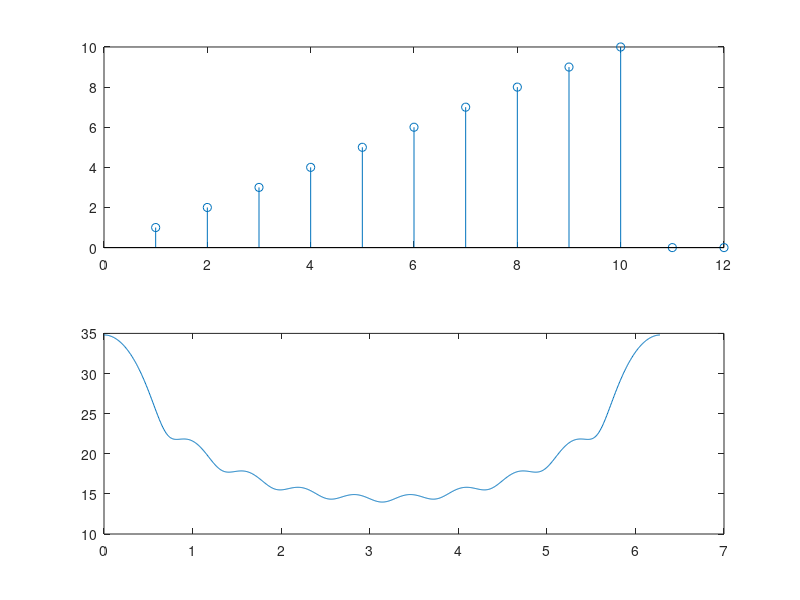
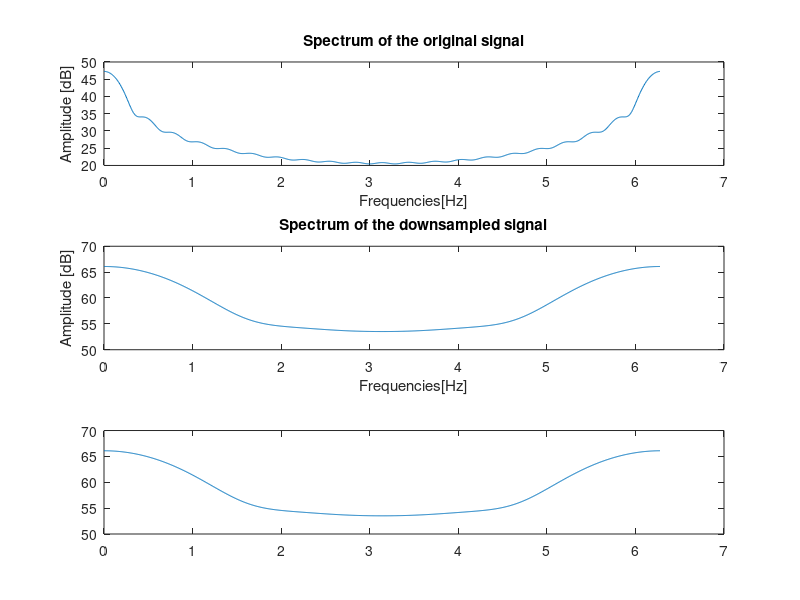

Write the MATLAB code that produced these figures, in order.
clc
clear all
close all


% Create input signal and filter
x=1:21;
h=[1 2 3 4 5 6 7 8 9 10 0 0 ] ; % Pad zeros to make length equal to integer multiple of M

% Direct Form (Inefficient) 
y=filter(h,1,x); % Compute filter output
ydec = y(1:4:end) % Throw away unneeded output samples

%Polyphase Form (Efficient)
% Select polyphase filters
p0=h(1:4:end )
p1=h(2:4:end )
p2=h(3:4:end )
p3=h(4:4:end )
% Select polyphase signals
% Put a zero in front to provide the x[-3], x[-2], and x[-1] terms
x0=x(1:4:end)
x1=[0 x(4:4:end)]
x2=[0 x(3:4:end)]
x3=[0 x(2:4:end)]
% filter each polyphase component and add together
y_poly_dec = filter(p0,1,x0)+filter(p1,1,x1)+filter(p2,1,x2)+filter(p3,1,x3)


Nfft=1024;
figure,
subplot(211), stem(h)
H=fft(h,Nfft);
w=2*pi*[0:Nfft-1]./Nfft;
subplot(212), plot(w,20*log10(abs(H)))

X = fft(x,Nfft);
Y = fft(y_poly_dec,Nfft);
w=2*pi*[0:Nfft-1]/Nfft;
Hdec = fft(ydec,1024);

figure, subplot(311),
plot(w, 20*log10(abs(X)));
xlabel('Frequencies[Hz]');
ylabel('Amplitude [dB]');
title('Spectrum of the original signal');

subplot(312);
plot(w, 20*log10(abs(Y)));
xlabel('Frequencies[Hz]');
ylabel('Amplitude [dB]');
title('Spectrum of the downsampled signal');


subplot(313),
plot(w, 20*log10(abs(Hdec)));
